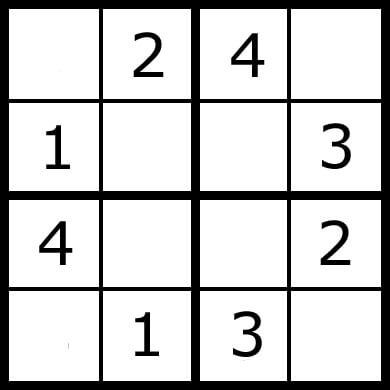
#> input picture Image Preprocessing/sudo.jpg, 390 x 390 px
$ python Image_Gradients.py   (older library calls are emulated)
#> lines starting #> are read from the running program, lines starting #| are printed output that depends on the picture
import cv2
import matplotlib.pyplot as plt

# GRADIENTS

# Image gradient is used to extract information from an image.
# It is one of the fundamental building blocks in image processing and edge detection.
# The main application of image gradient is in.
# Many algorithms, such as Canny Edge Detection, use image gradients for detecting edges

img=cv2.imread("sudo.jpg")
#> img is the input picture: shape (390, 390, 3); min 0, max 255, mean 204.8

plt.figure()
plt.imshow(img, cmap="gray")
plt.axis("off")
plt.title("Sudoku Image")

# X GRADIENT (SOBEL)

sobelX=cv2.Sobel(img,ddepth=cv2.CV_16S,dx=1,dy=0,ksize=5)
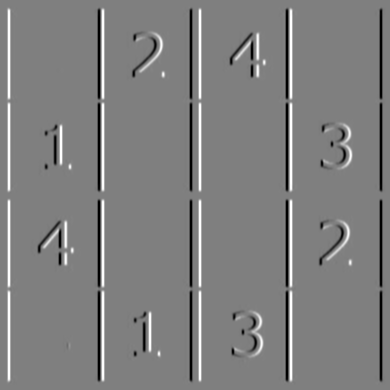
#> sobelX: shape (390, 390, 3) int16; min -12240, max 12240, mean 0; drawn with min black and max white

plt.subplot(121),plt.imshow(img),plt.title('Original')
plt.xticks([]), plt.yticks([])
plt.subplot(122),plt.imshow(sobelX),plt.title('Sobl X')
plt.xticks([]), plt.yticks([])
plt.show()
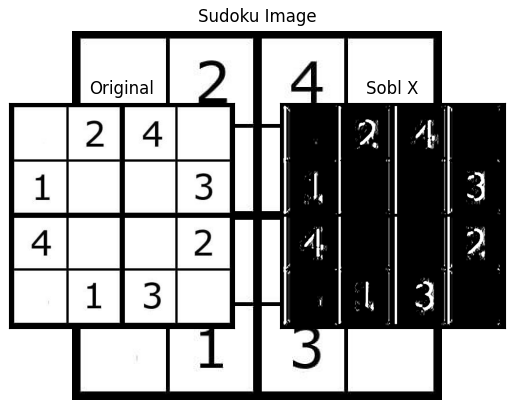
#> figure drawn by matplotlib, 3 panels

# Y GRADIENT (SOBEL)

sobelY=cv2.Sobel(img,ddepth=cv2.CV_16S,dx=0,dy=1,ksize=5)
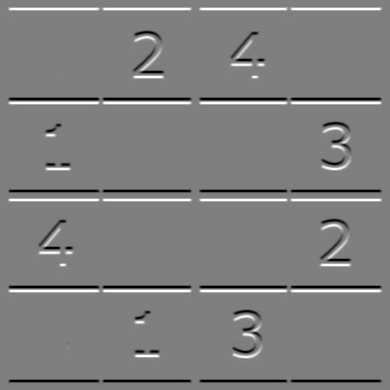
#> sobelY: shape (390, 390, 3) int16; min -12208, max 12240, mean 0; drawn with min black and max white

plt.subplot(121),plt.imshow(img),plt.title('Original')
plt.xticks([]), plt.yticks([])
plt.subplot(122),plt.imshow(sobelY),plt.title('Sobl Y')
plt.xticks([]), plt.yticks([])
plt.show()
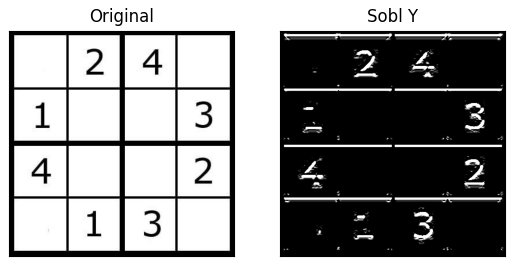
#> figure drawn by matplotlib, 2 panels

# LAPLACIAN GRADIENT

laplacian=cv2.Laplacian(img,ddepth=cv2.CV_16S)
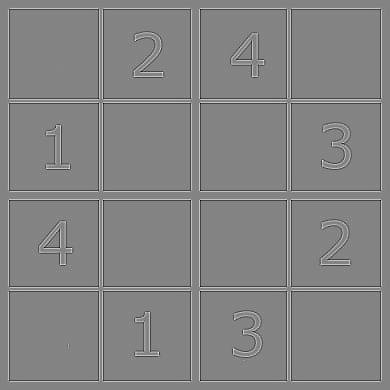
#> laplacian: shape (390, 390, 3) int16; min -514, max 479, mean 0; drawn with min black and max white

plt.subplot(121),plt.imshow(img),plt.title('Original')
plt.xticks([]), plt.yticks([])
plt.subplot(122),plt.imshow(laplacian),plt.title('Laplacian')
plt.xticks([]), plt.yticks([])
plt.show()
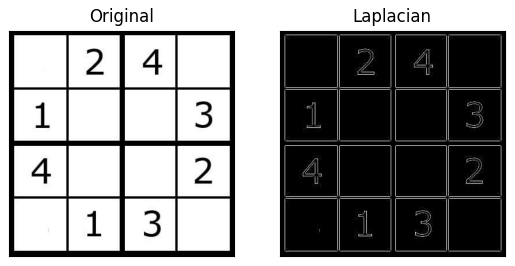
#> figure drawn by matplotlib, 2 panels
